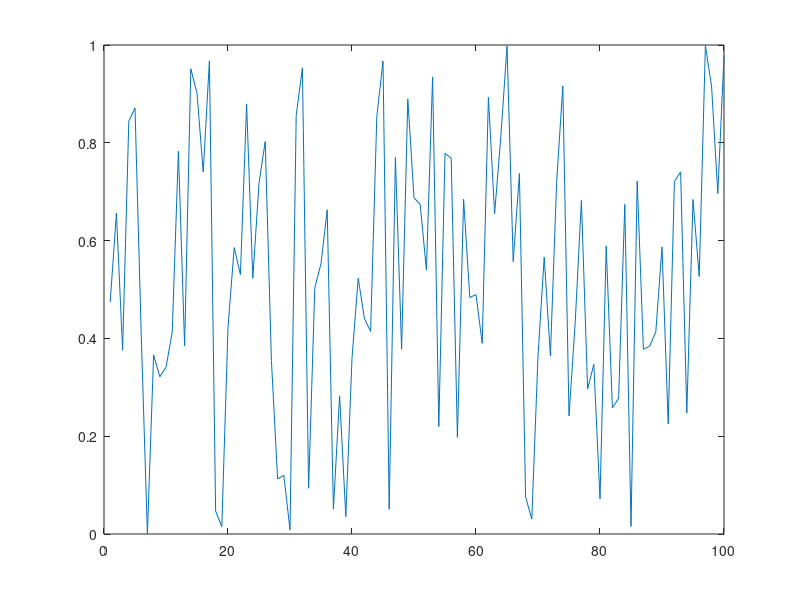
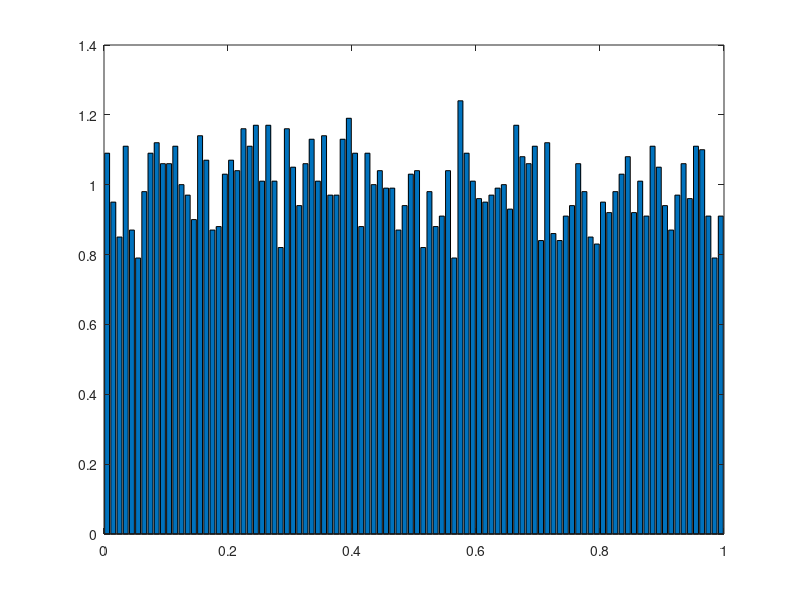
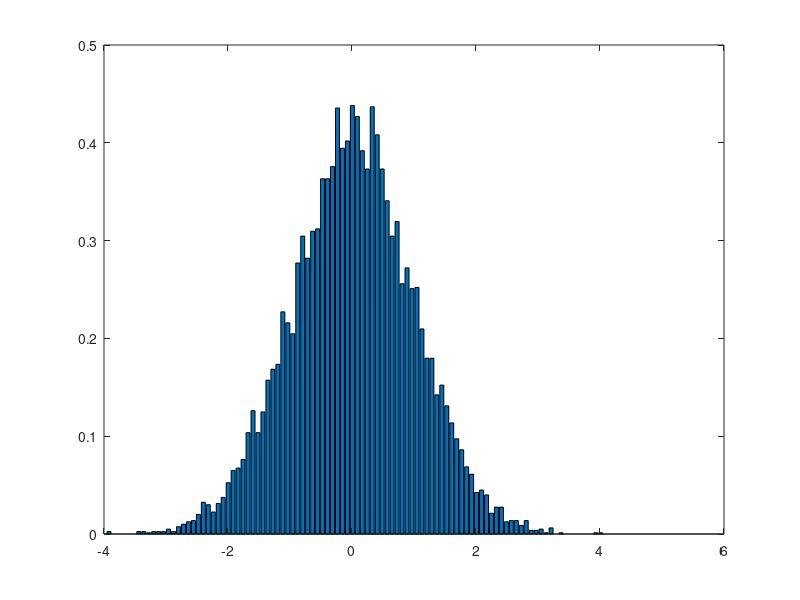

MATLAB code to generate these figures, in order: (Note: this script raises an error after producing the figures.)
% Cornell part 3
% Baihan Lin

rand;
rand('state',sum(100*clock));

n = 100;
r_vector = rand(1,n);
plot([1:n],r_vector);

M=10000;

%% uniform case

sample_list=rand(1,M);

[nlist,centerlist]=hist(sample_list, 100);
deltac=centerlist(2)-centerlist(1);

figure
bar(centerlist,nlist/(M*deltac));

%% Gaussian case

sample_list=randn(1,M);

[nlist,centerlist]=hist(sample_list, 100);
deltac=centerlist(2)-centerlist(1);

figure
bar(centerlist,nlist/(M*deltac));

%% within delta

Pw = Pwithin(0.5, 0.6)

